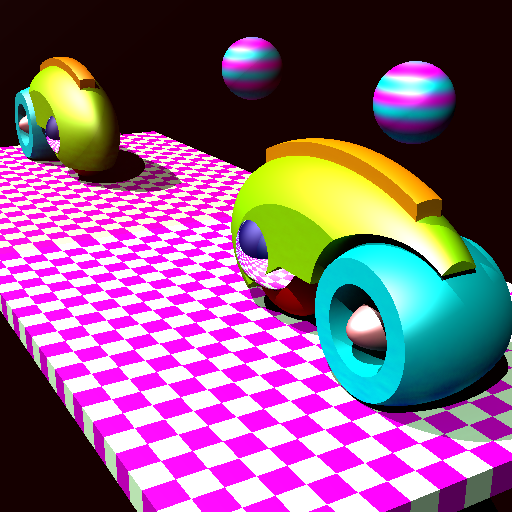
#> input picture mystream/pynq/raytracing.png, 512 x 512 px
$ jupyter execute --allow-errors mystream.ipynb   (shell and % lines are left out)
#> lines starting #> are read from the running program, lines starting #| are printed output that depends on the picture
[cell 1]
from pynq import Overlay
from pynq import MMIO
from pynq import allocate
import pynq.lib.dma
import numpy as np
import cv2
import matplotlib . pyplot as plt
import time

#> (a cell that did not finish here is left out)

#> (a cell that did not finish here is left out)

[cell 4]
height = 512
width = 512
#> (the rest of this cell did not finish here and is left out)

[cell 5]
src = cv2.imread("raytracing.png", cv2.IMREAD_GRAYSCALE)
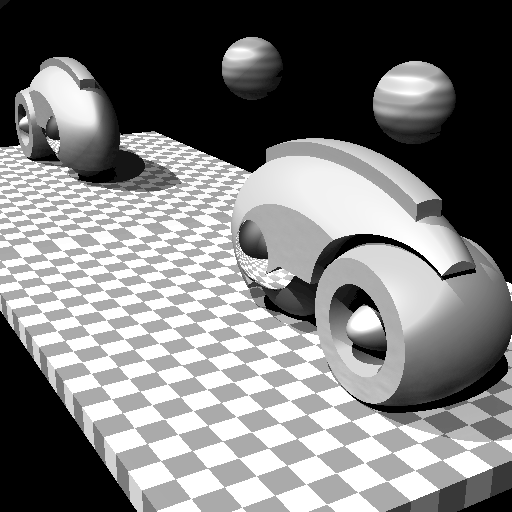
#> src: shape (512, 512); min 0, max 255, mean 123.6
#> (the rest of this cell did not finish here and is left out)

[cell 6]
start = time.perf_counter()
#> (the rest of this cell did not finish here and is left out)

#> (a cell that did not finish here is left out)

[cell 8]
start = time.perf_counter()
expected = np.full_like(src, 255) - src
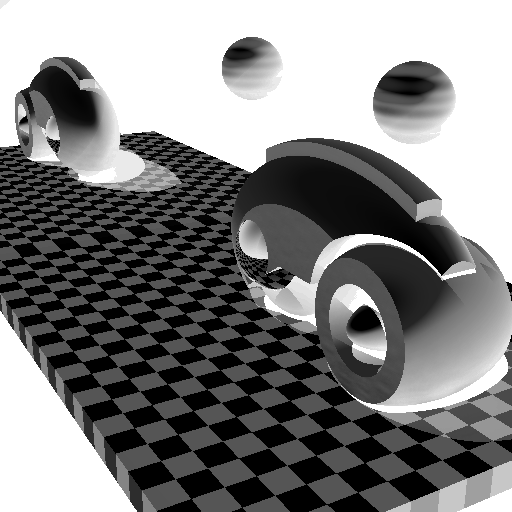
#> expected: shape (512, 512); min 0, max 255, mean 131.4
end = time.perf_counter()
time_diff = end - start
time_diff
